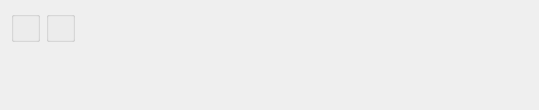
<?xml version="1.0" encoding="UTF-8"?>
<ui version="4.0">
 <comment>This file is part of the xTuple ERP: PostBooks Edition, a free and
open source Enterprise Resource Planning software suite,
Copyright (c) 1999-2018 by OpenMFG LLC, d/b/a xTuple.
It is licensed to you under the Common Public Attribution License
version 1.0, the full text of which (including xTuple-specific Exhibits)
is available at www.xtuple.com/CPAL.  By using this software, you agree
to be bound by its terms.</comment>
 <class>dspWoMaterialsByItem</class>
 <widget class="QWidget" name="dspWoMaterialsByItem">
  <property name="geometry">
   <rect>
    <x>0</x>
    <y>0</y>
    <width>539</width>
    <height>110</height>
   </rect>
  </property>
  <property name="windowTitle">
   <string>W/O Material Requirements by Component Item</string>
  </property>
  <layout class="QHBoxLayout" name="horizontalLayout">
   <item>
    <layout class="QVBoxLayout" name="verticalLayout_2">
     <property name="spacing">
      <number>0</number>
     </property>
     <item>
      <widget class="QGroupBox" name="groupBox">
       <property name="title">
        <string/>
       </property>
       <layout class="QVBoxLayout" name="verticalLayout">
        <item>
         <widget class="ItemCluster" name="_item"/>
        </item>
       </layout>
      </widget>
     </item>
     <item>
      <spacer name="verticalSpacer">
       <property name="orientation">
        <enum>Qt::Vertical</enum>
       </property>
       <property name="sizeHint" stdset="0">
        <size>
         <width>20</width>
         <height>0</height>
        </size>
       </property>
      </spacer>
     </item>
    </layout>
   </item>
   <item>
    <layout class="QVBoxLayout" name="verticalLayout_3">
     <property name="spacing">
      <number>0</number>
     </property>
     <item>
      <widget class="WarehouseGroup" name="_warehouse">
       <property name="title">
        <string/>
       </property>
       <property name="fixedSize">
        <bool>false</bool>
       </property>
      </widget>
     </item>
     <item>
      <spacer name="verticalSpacer_2">
       <property name="orientation">
        <enum>Qt::Vertical</enum>
       </property>
       <property name="sizeHint" stdset="0">
        <size>
         <width>20</width>
         <height>0</height>
        </size>
       </property>
      </spacer>
     </item>
    </layout>
   </item>
   <item>
    <spacer>
     <property name="orientation">
      <enum>Qt::Horizontal</enum>
     </property>
     <property name="sizeType">
      <enum>QSizePolicy::Expanding</enum>
     </property>
     <property name="sizeHint" stdset="0">
      <size>
       <width>12</width>
       <height>20</height>
      </size>
     </property>
    </spacer>
   </item>
  </layout>
 </widget>
 <layoutdefault spacing="6" margin="11"/>
 <customwidgets>
  <customwidget>
   <class>ItemCluster</class>
   <extends>QWidget</extends>
   <header>itemcluster.h</header>
   <container>1</container>
  </customwidget>
  <customwidget>
   <class>WarehouseGroup</class>
   <extends>QGroupBox</extends>
   <header>warehousegroup.h</header>
   <container>1</container>
  </customwidget>
 </customwidgets>
 <tabstops>
  <tabstop>_item</tabstop>
  <tabstop>_warehouse</tabstop>
 </tabstops>
 <resources/>
 <connections/>
</ui>
